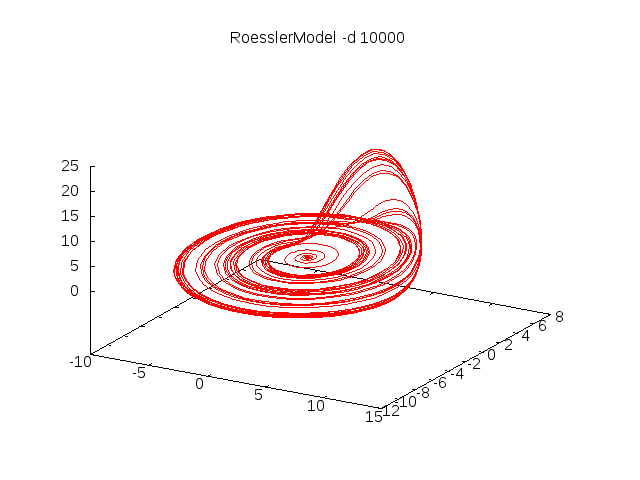

The script that saved this image:
set terminal png size 640,480 enhanced font
set output "roessler.png"
set key off
set title "RoesslerModel -d 10000"
splot "roessler.dat" using 2:3:4 with lines
